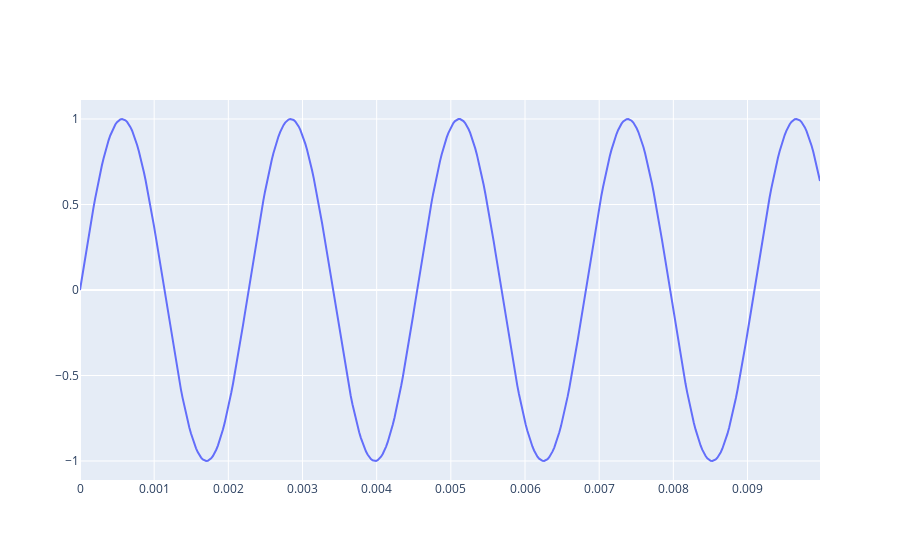

The cell this chart's notebook holds for it:
### Code cell
freq = 440 #A_4 on a piano
tv,note = soundwave(0.01,freq,44100)
fig = go.Figure()
fig.add_trace(go.Scatter(x=tv,
                        y = note,
                        name='A_4: 440 Hz',
                        connectgaps = True))
fig.show()

### Figure 1 — Plotly figure (JSON) as saved in the notebook; plotly's stock layout.template omitted (floating-point values rounded to 4 significant figures; data arrays with more than 128 entries replaced by an {"elided": "..."} marker saying what was removed)
{"data": [{"connectgaps": true, "name": "A_4: 440 Hz", "type": "scatter", "x": {"elided": "441 float values"}, "y": {"elided": "441 float values"}}], "layout": {}}
